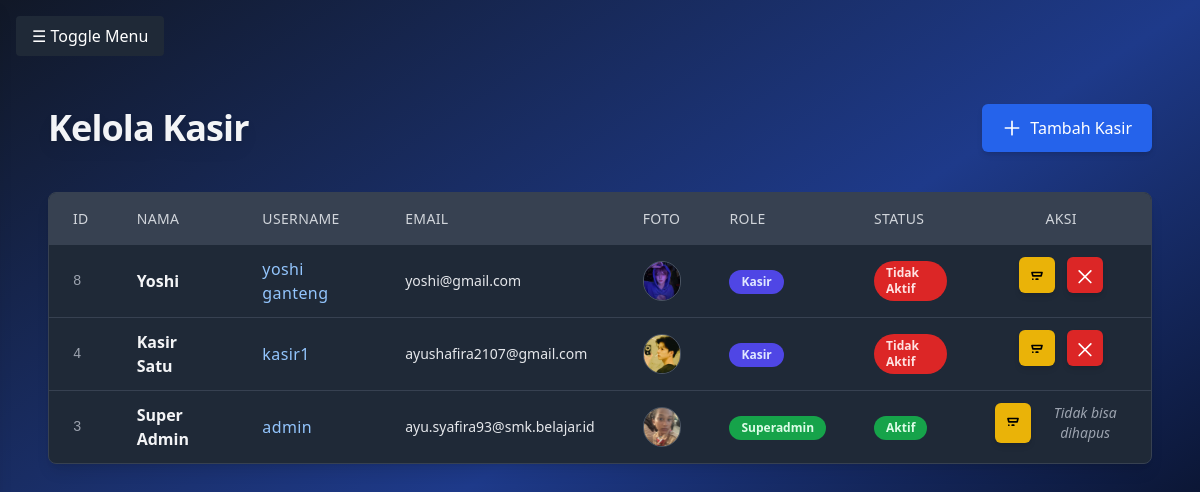
/superadmin/kasir.php (signed in), run on the app's committed database.
### tables this page shows
CREATE TABLE `users` (
  `id` int(11) NOT NULL,
  `nama` varchar(100) DEFAULT NULL,
  `username` varchar(50) DEFAULT NULL,
  `password` varchar(100) DEFAULT NULL,
  `role` enum('superadmin','kasir') DEFAULT NULL,
  `email` varchar(255) DEFAULT NULL,
  `reset_token` varchar(100) DEFAULT NULL,
  `reset_expiry` datetime DEFAULT NULL,
  `foto` varchar(255) DEFAULT NULL,
  `is_logged_in` tinyint(1) DEFAULT 0
);

### includes/kasir/functions.php (called while the page is built, shortened)
<?php
require_once __DIR__ . '/../../config/config.php';
function getAllKasir() {
    global $conn;
    $sql = "SELECT id, nama, username, email, role, foto FROM users ORDER BY id DESC";
    $result = mysqli_query($conn, $sql);
    $list = [];
    if ($result) {
        while ($row = mysqli_fetch_assoc($result)) {
            $row['aktif'] = isKasirAktif($row['id']);
            $list[] = $row;
        }
    }
    return $list;
}
function isKasirAktif($id) {
    return isset($_SESSION['user_id']) && $_SESSION['user_id'] == $id;
}

### superadmin/kasir.php (the view, shortened to what this page needs)
<?php
include '../config/config.php';
include '../includes/kasir/functions.php';
$kasirList = getAllKasir();
?>
<!DOCTYPE html>
<html lang="id" class="scroll-smooth">
<head>
    <script src="https://cdn.tailwindcss.com"></script>
</head>
<body class="bg-gradient-to-br from-gray-900 via-blue-900 to-black text-gray-100 min-h-screen font-sans">
    <?php include '../includes/navbar.php'; ?>
    <main class="max-w-6xl mx-auto px-6 py-8">
        <header class="flex flex-col md:flex-row justify-between items-center mb-10 gap-4">
            <h1 class="text-4xl font-extrabold tracking-tight drop-shadow-lg">Kelola Kasir</h1>
            <a href="../includes/kasir/tambah.php"
               class="inline-flex items-center gap-2 bg-blue-600 hover:bg-blue-700 active:bg-blue-800 focus:outline-none focus:ring-4 focus:ring-blue-400 text-white rounded-md px-5 py-3 shadow-md transition duration-300 select-none">
                <svg xmlns="http://www.w3.org/2000/svg" class="h-5 w-5" fill="none"
                     viewBox="0 0 24 24" stroke="currentColor" stroke-width="2">
                    <path stroke-linecap="round" stroke-linejoin="round" d="M12 4v16m8-8H4" />
                </svg>
                Tambah Kasir
            </a>
        </header>
        <div class="overflow-x-auto rounded-lg shadow-lg border border-gray-700 bg-gray-800">
            <table class="min-w-full table-auto border-collapse">
                <thead class="bg-gray-700 text-gray-300 uppercase text-sm tracking-wide select-none">
                    <tr>
                        <th class="px-6 py-4 text-left font-medium">ID</th>
                        <th class="px-6 py-4 text-left font-medium">Nama</th>
                        <th class="px-6 py-4 text-left font-medium">Username</th>
                        <th class="px-6 py-4 text-left font-medium">Email</th>
                        <th class="px-6 py-4 text-left font-medium">Foto</th>
                        <th class="px-6 py-4 text-left font-medium">Role</th>
                        <th class="px-6 py-4 text-left font-medium">Status</th>
                        <th class="px-6 py-4 text-center font-medium">Aksi</th>
                    </tr>
                </thead>
                <tbody class="divide-y divide-gray-700">
                    <?php foreach ($kasirList as $kasir): ?>
                        <tr class="hover:bg-gray-700 transition duration-200 ease-in-out cursor-default">
                            <td class="px-6 py-3 font-mono text-sm text-gray-400"><?= $kasir['id'] ?></td>
                            <td class="px-6 py-3 font-semibold"><?= htmlspecialchars($kasir['nama']) ?></td>
                            <td class="px-6 py-3 lowercase tracking-wide text-blue-300 font-medium"><?= htmlspecialchars($kasir['username']) ?></td>
                            <td class="px-6 py-3 text-sm text-gray-200">
                                <?= htmlspecialchars($kasir['email'] ?? '') ?: '<span class="italic text-gray-400">Tidak ada</span>' ?>
                            </td>
                            <td class="px-6 py-3 text-center">
                                <?php if (!empty($kasir['foto'])): ?>
                                    <img src="../assets/img/poto_profile/<?= htmlspecialchars($kasir['foto']) ?>" alt="Foto Kasir" class="h-10 w-10 rounded-full object-cover mx-auto border border-gray-600">
                                <?php else: ?>
                                    <span class="inline-block h-10 w-10 rounded-full bg-gray-600 text-gray-300 flex items-center justify-center mx-auto text-xs">-</span>
                                <?php endif; ?>
                            </td>
                            <td class="px-6 py-3 capitalize">
                                <span class="inline-block px-3 py-1 rounded-full text-xs font-semibold
                                    <?= $kasir['role'] === 'superadmin' ? 'bg-green-600 text-green-100' : 'bg-indigo-600 text-indigo-100' ?>">
                                    <?= htmlspecialchars($kasir['role']) ?>
                                </span>
                            </td>
                            <td class="px-6 py-3">
    <span class="inline-block px-3 py-1 rounded-full text-xs font-semibold
        <?= $kasir['aktif'] ? 'bg-green-600 text-green-100' : 'bg-red-600 text-red-100' ?>">
        <?= $kasir['aktif'] ? 'Aktif' : 'Tidak Aktif' ?>
    </span>
</td>
                            <td class="px-6 py-3 text-center flex justify-center gap-3">
                                <a href="../includes/kasir/edit.php?id=<?= $kasir['id'] ?>"
                                   class="group p-2 rounded-md bg-yellow-500 hover:bg-yellow-600 active:bg-yellow-700 shadow-md transition"
                                   title="Edit Kasir">
                                    <svg xmlns="http://www.w3.org/2000/svg" class="h-5 w-5 text-black group-hover:text-white transition"
                                         fill="none" viewBox="0 0 24 24" stroke="currentColor" stroke-width="2">
                                        <path stroke-linecap="round" stroke-linejoin="round"
                                              d="M11 17h2m-6 0h.01M7 13h10l1-4H6l1 4zm1-4h8"/>
                                    </svg>
                                </a>
                              <?php if ($kasir['role'] !== 'superadmin' && !$kasir['aktif']): ?>
    <a href="../includes/kasir/hapus.php?id=<?= $kasir['id'] ?>"
       onclick="return confirm('Yakin ingin menghapus kasir ini?')"
       class="group p-2 rounded-md bg-red-600 hover:bg-red-700 active:bg-red-800 shadow-md transition"
       title="Hapus Kasir">
        <svg xmlns="http://www.w3.org/2000/svg" class="h-5 w-5 text-white group-hover:text-gray-100 transition"
             fill="none" viewBox="0 0 24 24" stroke="currentColor" stroke-width="2">
            <path stroke-linecap="round" stroke-linejoin="round"
                  d="M19 7L5 21M5 7l14 14"/>
        </svg>
    </a>
<?php else: ?>
    <span class="text-gray-400 italic text-sm select-none" title="Tidak bisa dihapus">
        Tidak bisa dihapus
    </span>
<?php endif; ?>
                            </td>
                        </tr>
                    <?php endforeach; ?>
                </tbody>
            </table>
        </div>
    </main>
</body>
</html>

### data on the page
users: id "8", nama "Yoshi", username "yoshi ganteng", email "yoshi@gmail.com", foto (picture), role "Kasir", shows "Tidak Aktif"
users: id "4", nama "Kasir Satu", username "kasir1", email "ayushafira2107@gmail.com", foto (picture), role "Kasir", shows "Tidak Aktif"
users: id "3", nama "Super Admin", username "admin", email "ayu.syafira93@smk.belajar.id", foto (picture), role "Superadmin", shows "Aktif", shows "Tidak bisa dihapus"
